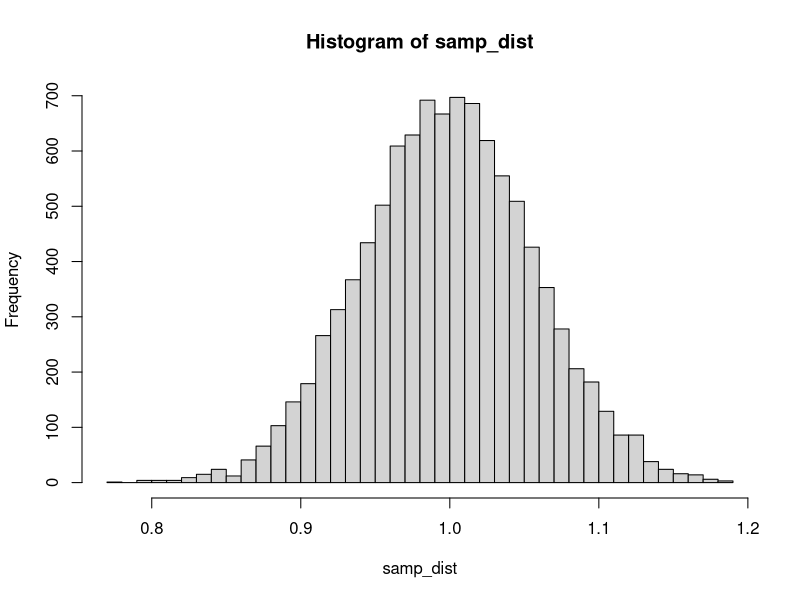
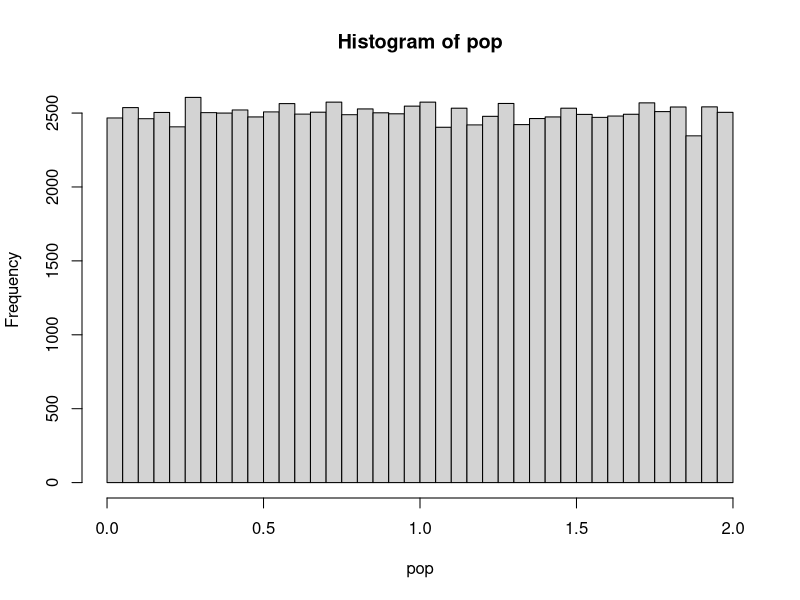

These charts were generated, in order, by the following R code:
#Giữ giá trị cố định khi giả lập dữ liệu
set.seed(200)

#Giả lập dữ liêu với 100000 phần tử có giá trị từ 0 đến 2 (Giả lập chiều dài)
pop <- runif(100000, min = 0, max = 2); pop

#Tính giá trị trung bình của tổng thể
mu <- mean(pop); mu

#Lấy mẫu
n <- 100; sample1 <- sample(pop, n)

#Tính trung bình mẫu
x_bar <- mean(sample1); x_bar

#Lặp lại việc lấy mẫu 10000 rồi tính trung bình mỗi lần lấy
samp_dist <- replicate(10000, mean(sample(pop, n))); samp_dist

#Tính trung bình của 10000 lần lấy mẫu
mean(samp_dist); 

#Tính sai số chuẩn samp_dist
sd(samp_dist); 

#Vẽ biểu đồ hist
hist(samp_dist, breaks = 40)

#Tính sai số chuẩn tổng thể pop
sd(pop); 

#Vẽ biểu đồ hist
hist(pop, breaks = 40)
